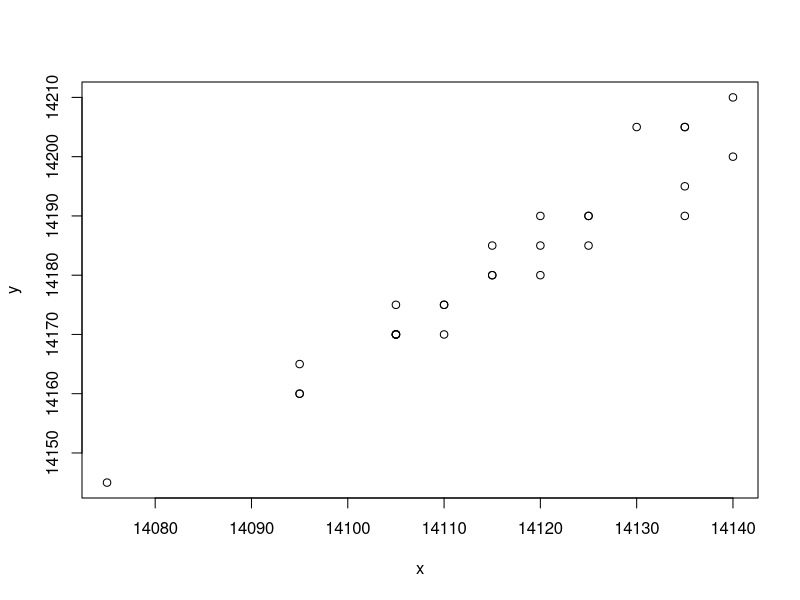
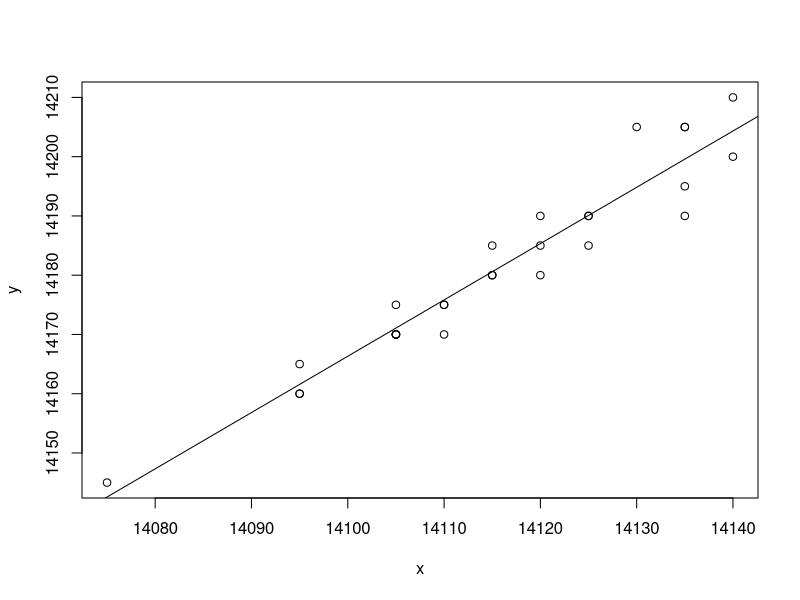
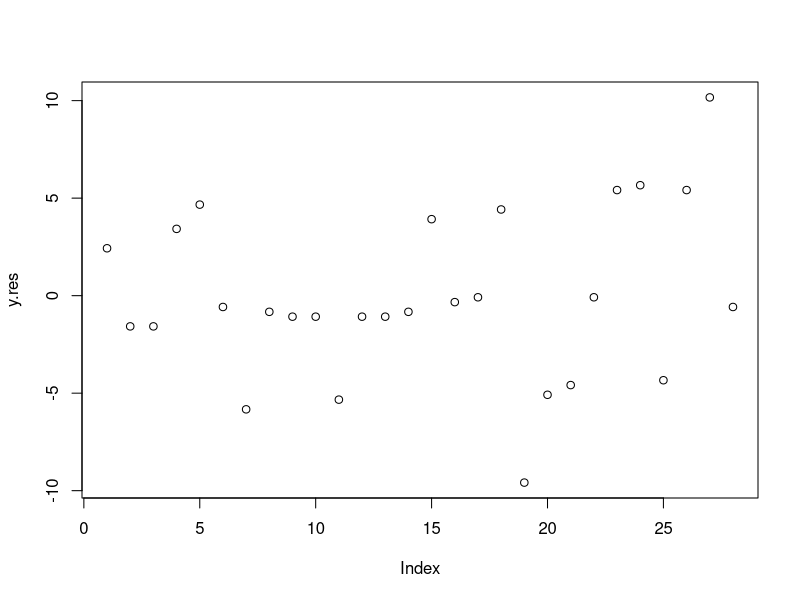
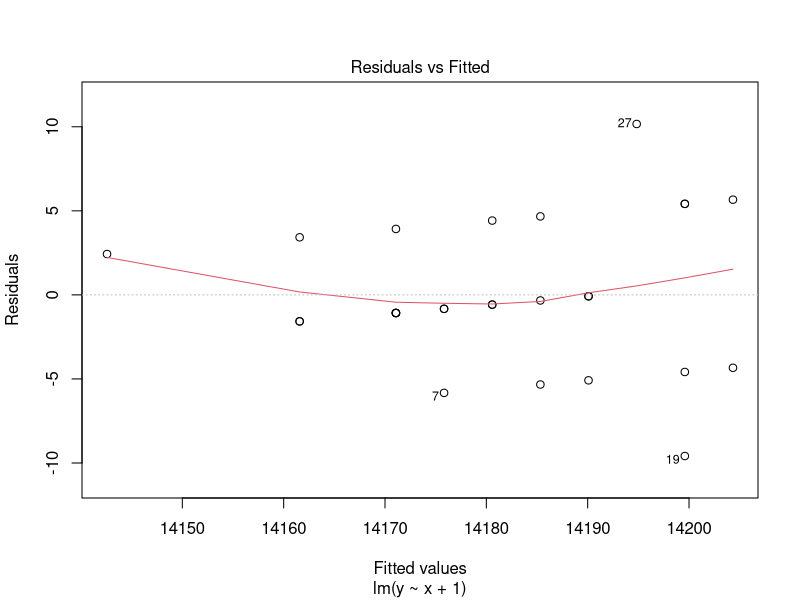
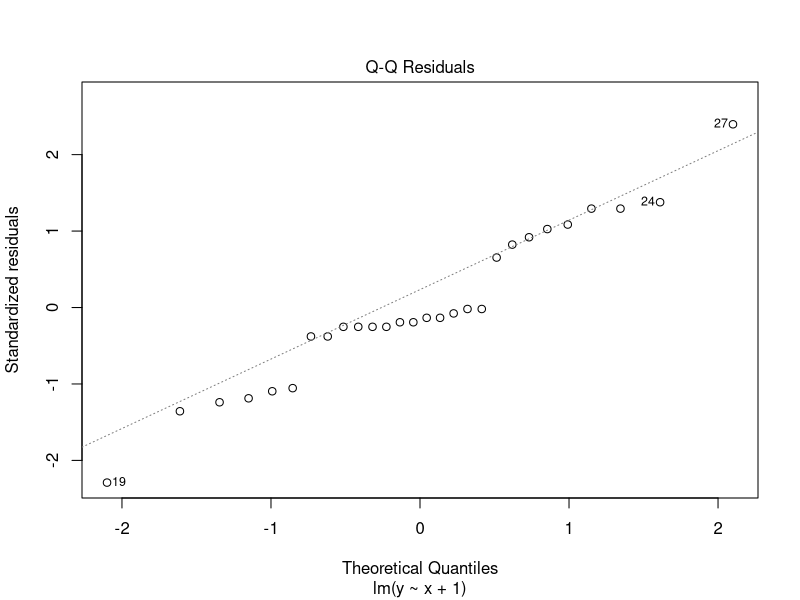
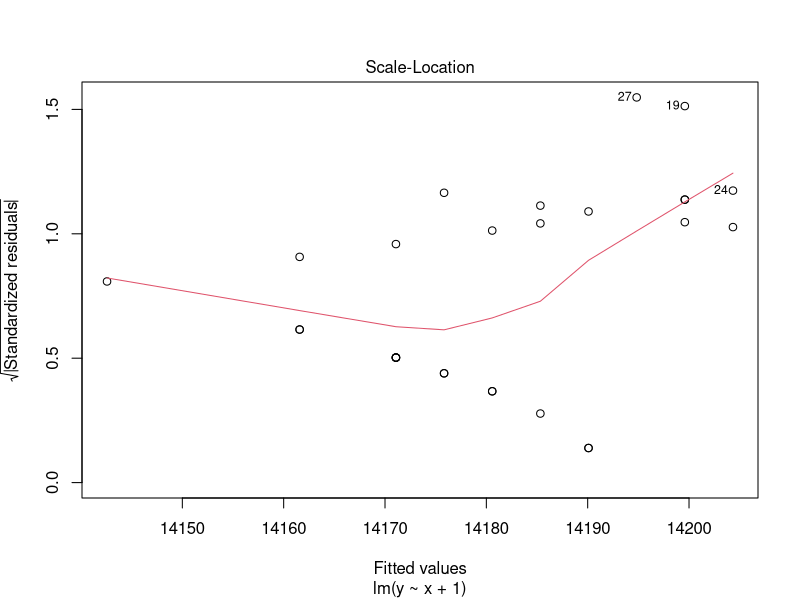
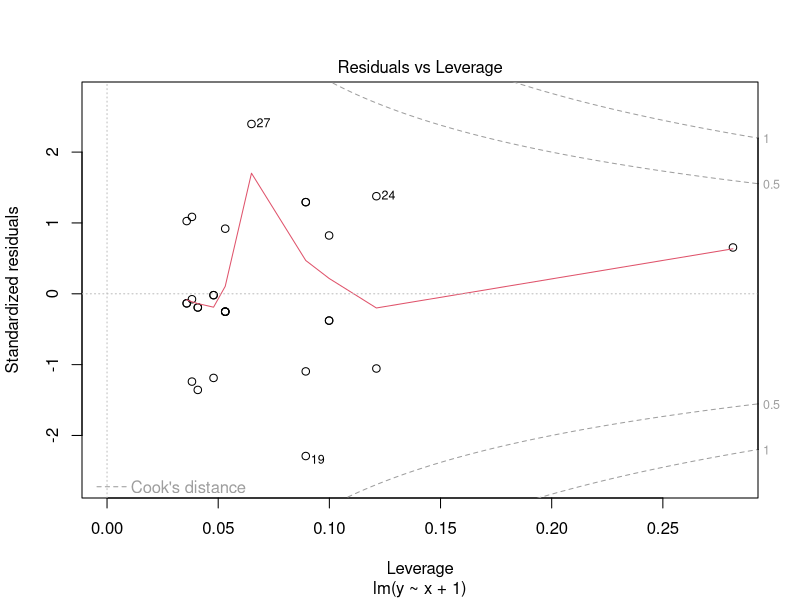

Write R code to recreate these figures, in order.
# load time series library
library(zoo)
library(xts)
dat <-read.csv("test_data - Sheet1.csv", stringsAsFactors = F)

# change it to xts format
df <- xts(dat[, -1], order.by = as.POSIXct(dat[,1]))

x <- as.numeric(df[,1])
y <- as.numeric(df[,2])

plot(y~x+1) 

# slope and intercept, residuals, etc.
lm.ab <- lm(y~x+1)
lm.ab$coefficients
lm.ab$call
lm.ab$residuals
summary(lm.ab) # F-test, p.66

# run together 
plot(y ~ x+ 1)
abline(lm.ab)

# residuals 
y.res <- residuals(lm.ab)

shapiro.test(y.res)
plot(y.res)

# four plots p.68
plot(lm.ab)
